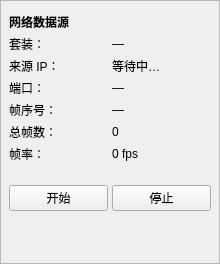
<?xml version="1.0" encoding="UTF-8"?>
<ui version="4.0">
 <class>left_panel</class>
 <widget class="QFrame" name="left_panel">
  <property name="minimumSize">
   <size>
    <width>220</width>
    <height>0</height>
   </size>
  </property>
  <property name="maximumSize">
   <size>
    <width>220</width>
    <height>16777215</height>
   </size>
  </property>
  <property name="frameShape">
   <enum>QFrame::StyledPanel</enum>
  </property>
  <property name="frameShadow">
   <enum>QFrame::Raised</enum>
  </property>
  <layout class="QVBoxLayout" name="verticalLayout">
   <property name="leftMargin">
    <number>8</number>
   </property>
   <property name="topMargin">
    <number>12</number>
   </property>
   <property name="rightMargin">
    <number>8</number>
   </property>
   <property name="bottomMargin">
    <number>12</number>
   </property>
   <property name="spacing">
    <number>4</number>
   </property>
   <item>
    <widget class="QLabel" name="lbl_title">
     <property name="text">
      <string>&lt;b&gt;网络数据源&lt;/b&gt;</string>
     </property>
    </widget>
   </item>
   <item>
    <layout class="QHBoxLayout" name="actor_row">
     <item>
      <widget class="QLabel" name="lbl_actor_caption">
       <property name="text">
        <string>套装：</string>
       </property>
      </widget>
     </item>
     <item>
      <widget class="QLabel" name="lbl_actor_name">
       <property name="text">
        <string>—</string>
       </property>
       <property name="wordWrap">
        <bool>true</bool>
       </property>
      </widget>
     </item>
    </layout>
   </item>
   <item>
    <layout class="QHBoxLayout" name="ip_row">
     <item>
      <widget class="QLabel" name="lbl_ip_caption">
       <property name="text">
        <string>来源 IP：</string>
       </property>
      </widget>
     </item>
     <item>
      <widget class="QLabel" name="lbl_ip">
       <property name="text">
        <string>等待中…</string>
       </property>
       <property name="wordWrap">
        <bool>true</bool>
       </property>
      </widget>
     </item>
    </layout>
   </item>
   <item>
    <layout class="QHBoxLayout" name="port_row">
     <item>
      <widget class="QLabel" name="lbl_port_caption">
       <property name="text">
        <string>端口：</string>
       </property>
      </widget>
     </item>
     <item>
      <widget class="QLabel" name="lbl_port">
       <property name="text">
        <string>—</string>
       </property>
      </widget>
     </item>
    </layout>
   </item>
   <item>
    <layout class="QHBoxLayout" name="frame_row">
     <item>
      <widget class="QLabel" name="lbl_frame_caption">
       <property name="text">
        <string>帧序号：</string>
       </property>
      </widget>
     </item>
     <item>
      <widget class="QLabel" name="lbl_frame_id">
       <property name="text">
        <string>—</string>
       </property>
      </widget>
     </item>
    </layout>
   </item>
   <item>
    <layout class="QHBoxLayout" name="total_frame_row">
     <item>
      <widget class="QLabel" name="lbl_total_caption">
       <property name="text">
        <string>总帧数：</string>
       </property>
      </widget>
     </item>
     <item>
      <widget class="QLabel" name="lbl_total_frames">
       <property name="text">
        <string>0</string>
       </property>
      </widget>
     </item>
    </layout>
   </item>
   <item>
    <layout class="QHBoxLayout" name="fps_row">
     <item>
      <widget class="QLabel" name="lbl_fps_caption">
       <property name="text">
        <string>帧率：</string>
       </property>
      </widget>
     </item>
     <item>
      <widget class="QLabel" name="lbl_fps">
       <property name="text">
        <string>0 fps</string>
       </property>
      </widget>
     </item>
    </layout>
   </item>
   <item>
    <widget class="QLabel" name="lbl_error">
     <property name="text">
      <string/>
     </property>
     <property name="wordWrap">
      <bool>true</bool>
     </property>
     <property name="styleSheet">
      <string>color: #e05252;</string>
     </property>
     <property name="visible">
      <bool>false</bool>
     </property>
    </widget>
   </item>
   <item>
    <layout class="QHBoxLayout" name="btn_row">
     <item>
      <widget class="QPushButton" name="btn_start">
       <property name="text">
        <string>开始</string>
       </property>
      </widget>
     </item>
     <item>
      <widget class="QPushButton" name="btn_stop">
       <property name="text">
        <string>停止</string>
       </property>
      </widget>
     </item>
    </layout>
   </item>
   <item>
    <spacer name="verticalSpacer">
     <property name="orientation">
      <enum>Qt::Vertical</enum>
     </property>
     <property name="sizeHint" stdset="0">
      <size>
       <width>20</width>
       <height>40</height>
      </size>
     </property>
    </spacer>
   </item>
  </layout>
 </widget>
 <resources/>
 <connections/>
</ui>
